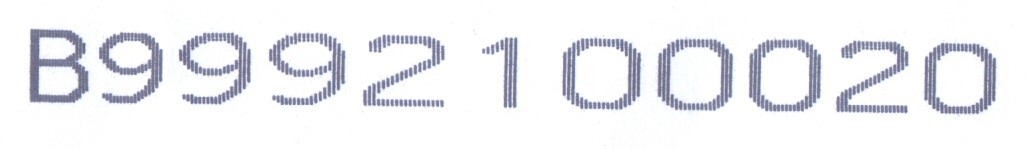
#> input picture test.jpg, 1027 x 149 px
$ python -i Character_bounding_box.py   (imports and definitions only)
#> lines starting #> are read from the running program, lines starting #| are printed output that depends on the picture; after the words box and inside, x2 and y2 are one past the last pixel; in counts of white or black regions, pixels touching at a corner belong together

from PIL import Image

from labels import label_parser
import cv2
import os
import pytesseract
import numpy  as np
import pytesseract as pytesseract

from labeled_entries import labelled_entry
from pytesseract import Output

tesseract_location ='C:\Program Files (x86)\Tesseract-OCR'
def extract_characters(image_path):
#> called with image_path = 'test.jpg'
    output_folder=r"./demo"
    returned_labels = []
    image= cv2.imread(image_path)
#> image is the input picture: shape (149, 1027, 3); mean B, G, R 241.8, 238.2, 237.6
    # image = label_parser.add_border_to_image(img)

    gray = cv2.cvtColor(image, cv2.COLOR_BGR2GRAY)
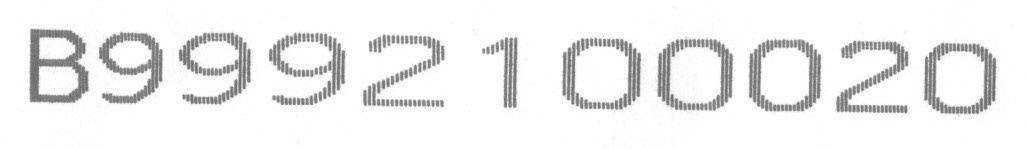
#> gray: shape (149, 1027); min 101, max 255, mean 238.5


    blurred = cv2.GaussianBlur(gray, (3, 3), 0)
    #thresh = cv2.adaptiveThreshold(blurred, 255, cv2.ADAPTIVE_THRESH_GAUSSIAN_C, cv2.THRESH_BINARY,11,2)
    cv2.imwrite("./demo/blurred_image"+".png",  blurred)
    # cv2.imwrite("./output/test-blurred.png", blurred)

    otsu_threshold, image_result = cv2.threshold(blurred, 0, 255, cv2.THRESH_BINARY + cv2.THRESH_OTSU)
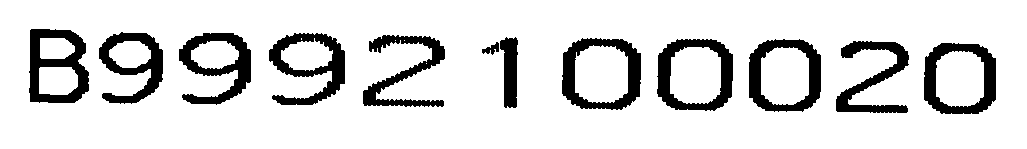
#> image_result: shape (149, 1027); 85.4% white; 12 black regions, largest, box (x1, y1, x2, y2) and area: (562, 38, 641, 110) 2283, (29, 29, 89, 103) 2274, (657, 39, 733, 111) 2231
#> otsu_threshold = 203
    thresh =  image_result
    # gray = cv2.cvtColor(thresh, cv2.COLOR_BGR2RGB)

    _, binary_image = cv2.threshold(thresh, 0, 255, cv2.THRESH_BINARY_INV | cv2.THRESH_OTSU)
#> binary_image: shape (149, 1027); 14.6% white; 12 white regions
    #needs to be inverted bcz findcontour get perfect contours in binary image
    cv2.imwrite("./demo/bianry_image"+".png", binary_image)

    # cv2.imshow('img',binary_image)
    contours, _ = cv2.findContours(binary_image, cv2.RETR_EXTERNAL, cv2.CHAIN_APPROX_SIMPLE)
#> contours = 12 contours; largest, box (x1, y1, x2, y2) and area: (562, 38, 641, 110) 4834, (657, 39, 733, 111) 4671, (749, 39, 821, 112) 4505, (924, 43, 996, 114) 4434, (29, 29, 89, 103) 3808
    print("contourslen",len(contours))
#| contourslen 12
    character_count = 0
    _, binary_image = cv2.threshold(binary_image, 0, 255, cv2.THRESH_BINARY_INV )
    image_paths=[]

    for contour in contours:
        # print("contour",contour)
        x, y, w, h = cv2.boundingRect(contour)

        # cv2.rectangle(binary_image, (x-2, y-2), (x + w+1, y + h+1), (0 ,0, 0), 1)

        character= binary_image[y-2:y + h+2, x-2:x + w+2]
        # print(character)
        # custom_oem_psm_config = r'--oem 3 --psm 6'
        cv2.imwrite("./demo/Character_image"+str(character_count)+".png", character)
        character_path="./demo/Character_image"+str(character_count)+".png"
        # blurred = cv2.GaussianBlur(character, (3, 3), 0)
        text=pytesseract.image_to_string( character_path)
        # print("text is ",text)
        image_paths.append("./demo/Character_image"+str(character_count)+".png")


        # List of image paths to be merged
        # image_paths = ['image1.jpg', 'image2.jpg', 'image3.jpg']


        gray = cv2.cvtColor(character, cv2.COLOR_BGR2RGB)
        # [20 lines of commented-out code are left out]

        character_count += 1
#> this loop made 1 pass
#> (x, y, w, h, character_path) on pass 1: (924, 43, 72, 71, './demo/Character_image0.png')
#> pass 1, in extract_characters, `character= binary_image[y-2:y + h+2, x-2:x + w+2]`:
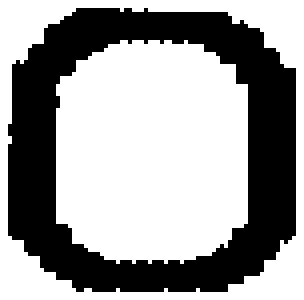
#> character: shape (75, 76) (shown 4 times larger); 61.6% white; 1 black region, box (x1, y1, x2, y2) and area: (2, 2, 74, 73) 2187
#> after the loop, character_count = 0; image_paths = []


# List of character image paths
    # character_paths = ['char1.png', 'char2.png', 'char3.png']

    # Apply OCR using Pytesseract to extract text for each character image
    # for i, image_path in enumerate(image_paths):
    #     # Load the character image
    #     character_image = cv2.imread(image_path)

    #     # Convert the image to grayscale
    #     gray_image = cv2.cvtColor(character_image, cv2.COLOR_BGR2GRAY)

    #     # Apply thresholding to create a binary image
    #     _, binary_image = cv2.threshold(gray_image, 127, 255, cv2.THRESH_BINARY_INV)

    #     # Apply OCR using Pytesseract to extract text
    #     character_text = pytesseract.image_to_string(binary_image,config= '--oem 3  -l eng --psm 10 outputbase digits')
    #     # print(f"Character {i+1}: {character_text}")


    # Open all the images
    images = [Image.open(path) for path in image_paths]

    # Calculate the maximum width and height among all images
    max_width = max(image.width for image in images)
    max_height = max(image.height for image in images)

    # Create a new blank image with the size to accommodate all images
    merged_image = Image.new('RGB', size = ((max_width * len(images)+50,max_height+50)),color = (255, 255, 255))

    # Paste each image onto the merged image
    x_offset = 0
    for image in images:
        merged_image.paste(image, (x_offset+20, 20))
        x_offset += image.width

    # Save the merged image as a PNG file
    merged_image .save('./demo/merged_image.png')
    # [6 lines of commented-out code are left out]
    merged_image=np.array(merged_image)
    # height,width = merged_image.shape[:2]
    im = Image.open('./demo/merged_image.png')

#image size
    # width = im.size[0]
    height = im.size[1]
    text=pytesseract.image_to_boxes( merged_image,config='--psm 10').split("\n")
    print("text is\n",text)
    for i in text:
        print("i in text",i)
        if i:
            (left, upper, right, lower) = list(map(int, i.split(" ")[1:-1]))

            upper = height - upper
            lower = height - lower
            extracted_image = merged_image[lower:upper, left:right]
    #         # extracted_image = self.add_border_to_image(extracted_image)

    #         if dump_test_messages == 1:
    #             print("Shapes", img.shape, thresh.shape, extracted_image.shape, extracted_image.size)
    #             print("Label:" , str(i[0]), left, upper, right, lower)

            if np.sum(extracted_image == 0):
                aspect_ratio = extracted_image.shape[0]/extracted_image.shape[1]
                new_entry=labelled_entry(str(i[0]), extracted_image, "", aspect_ratio)
                returned_labels.append(new_entry)

                # label_parser.xor_area(merged_image, 255, left, upper, right, lower)
                # label_parser.draw_box_area(merged_image, 100, left, upper, right, lower)

    #             #index = index + 1
    # cv2.imwrite("./output/extracted_data.png", extracted_data)
    # cv2.imwrite("./output/test_boxes.png", thresh_copy)

    # # img=cv2.imread(merged_image, cv2.IMREAD_COLOR)
    # img=cv2.cvtColor( merged_image, cv2.COLOR_BGR2GRAY)

    # # img = self.add_border_to_image(img)
    # # height,width = img.shape

    # # cv2.imwrite("./output/test-original.png", img)
    # blurred = cv2.GaussianBlur(img, (3, 3), 0)
    # #thresh = cv2.adaptiveThreshold(blurred, 255, cv2.ADAPTIVE_THRESH_GAUSSIAN_C, cv2.THRESH_BINARY,11,2)

    # otsu_threshold, image_result = cv2.threshold(img, 0, 255, cv2.THRESH_BINARY + cv2.THRESH_OTSU,)
    # thresh =  image_result

    # # cv2.imwrite("./output/test0.png", image_result)

    # #text = pytesseract.image_to_boxes(thresh).split("\n")
    # text = pytesseract.image_to_boxes(img, config= '--psm 10').split("\n")

    # print("text = " , text, len(text))


    image_with_rectangles_path = os.path.join(output_folder, 'image_with_rectangles.png')
    # [4 lines of commented-out code are left out]
    cv2.imwrite("./demo/image_with_rectangles.png",binary_image)
    # [5 lines of commented-out code are left out]
    return returned_labels, len(returned_labels)


# [6 lines of commented-out code are left out]

#> (the run stopped early here; a loop or call above may not have finished)

$ run again, on Printing.png
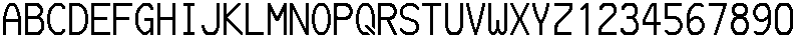
#> input picture Printing.png, 798 x 38 px
#> in extract_characters, image is the input picture: shape (38, 798, 3); min 0, max 255, mean 191.7
#> in extract_characters, `blurred = cv2.GaussianBlur(gray, (3, 3), 0)`:
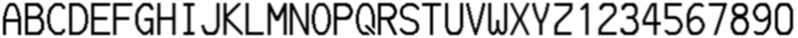
#> blurred: shape (38, 798); min 0, max 255, mean 191.7
#> in extract_characters, `otsu_threshold, image_result = cv2.threshold(blurred, 0, 255, cv2.THRE..`:
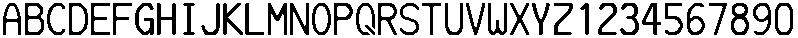
#> image_result: shape (38, 798); 73.1% white; 37 black regions, largest, box (x1, y1, x2, y2) and area: (25, 3, 44, 35) 299, (268, 3, 287, 35) 294, (731, 3, 749, 35) 294
#> otsu_threshold = 149
#> binary_image: shape (38, 798); 26.9% white; 37 white regions
#> contours = 37 contours; largest, box (x1, y1, x2, y2) and area: (25, 3, 44, 35) 516, (69, 3, 88, 35) 503, (775, 3, 793, 35) 483, (312, 3, 331, 35) 461, (731, 3, 749, 35) 439
#| contourslen 37
#> the loop in extract_characters, `for contour in contours: # print("contour",contour)` made 1 pass
#> (x, y, w, h, character_path) on pass 1: (365, 25, 10, 10, './demo/Character_image0.png')
#> after the loop in extract_characters, `for contour in contours:`: character_count = 0; image_paths = []

$ run again, on print_lower_case.png
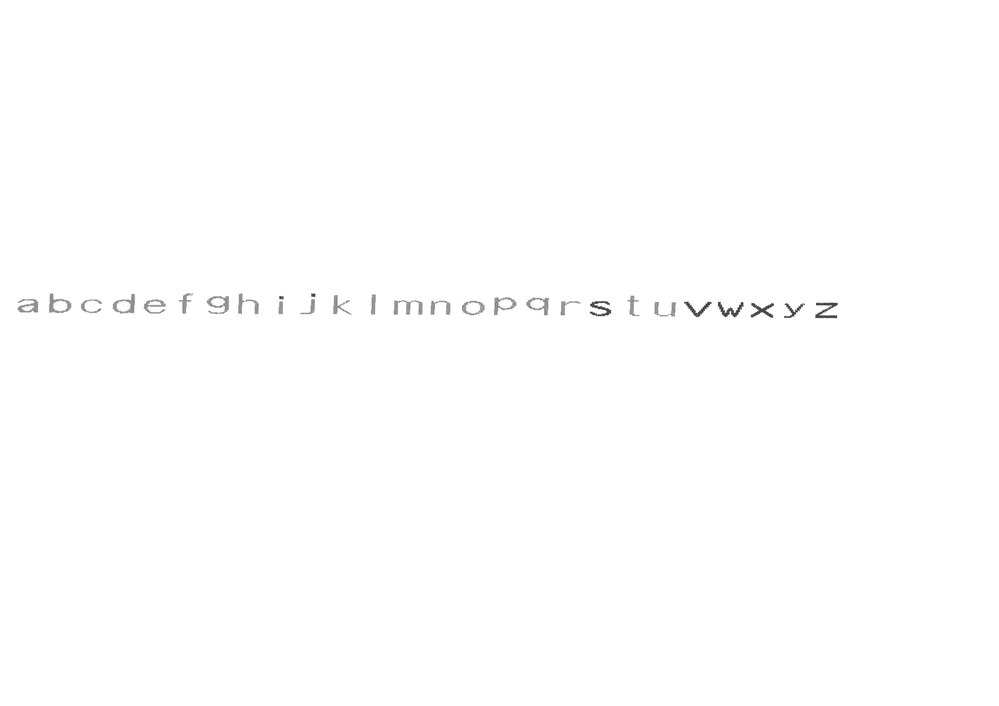
#> input picture print_lower_case.png, 999 x 706 px, shrunk from 3508 x 2480 before the run
#> in extract_characters, image is the input picture: shape (706, 999, 3); min 40, max 255, mean 254.4
#> in extract_characters, `otsu_threshold, image_result = cv2.threshold(blurred, 0, 255, cv2.THRE..`:
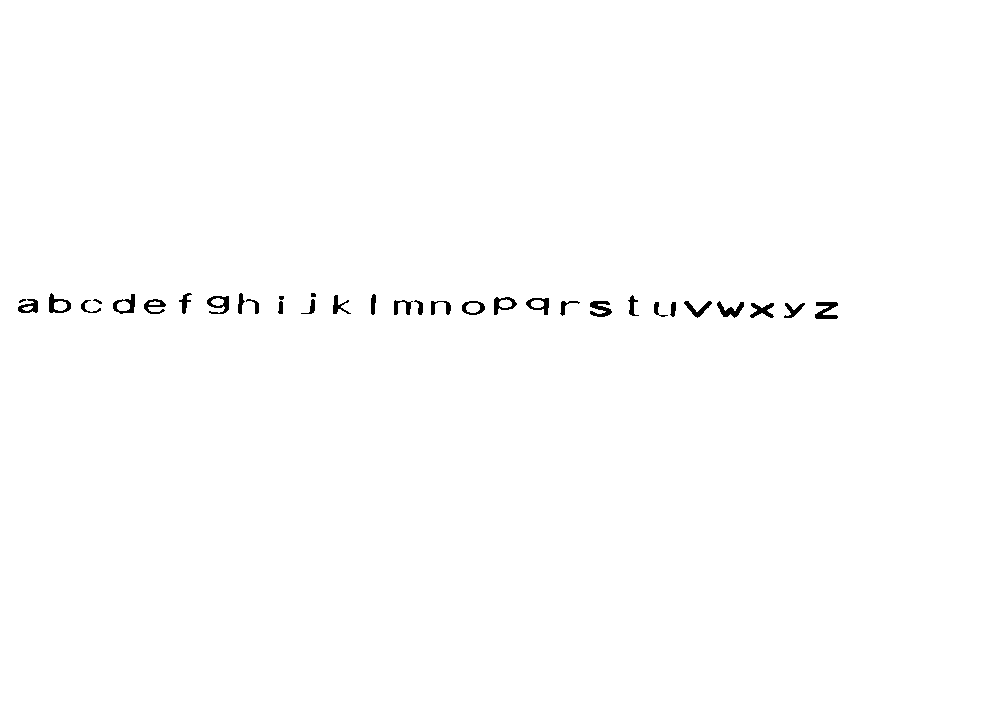
#> image_result: shape (706, 999); 99.4% white; 33 black regions (3 under 20 px), largest, box (x1, y1, x2, y2) and area: (815, 302, 838, 319) 238, (590, 301, 612, 317) 214, (717, 301, 744, 318) 206
#> otsu_threshold = 209
#> binary_image: shape (706, 999); 0.56% white; 33 white regions (3 under 20 px)
#> contours = 33 contours, 4 with area under 20; largest, box (x1, y1, x2, y2) and area: (49, 293, 71, 313) 266, (113, 294, 135, 314) 258, (462, 301, 485, 315) 234, (494, 297, 517, 315) 230, (207, 296, 229, 314) 228
#| contourslen 33
#> the loop in extract_characters, `for contour in contours: # print("contour",contour)` made 1 pass
#> (x, y, w, h, character_path) on pass 1: (784, 303, 21, 15, './demo/Character_image0.png')
#> after the loop in extract_characters, `for contour in contours:`: character_count = 0; image_paths = []

$ run again, on print_special_characters.png
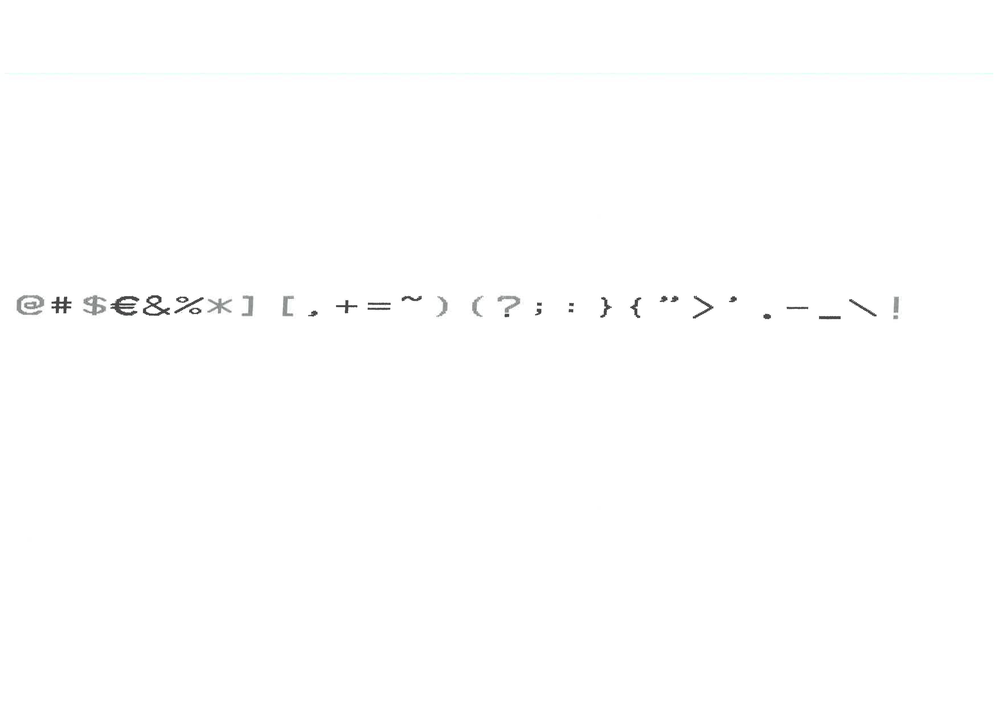
#> input picture print_special_characters.png, 999 x 706 px, shrunk from 3508 x 2480 before the run
#> in extract_characters, image is the input picture: shape (706, 999, 3); mean B, G, R 254.3, 254.3, 254.3
#> in extract_characters, `otsu_threshold, image_result = cv2.threshold(blurred, 0, 255, cv2.THRE..`:
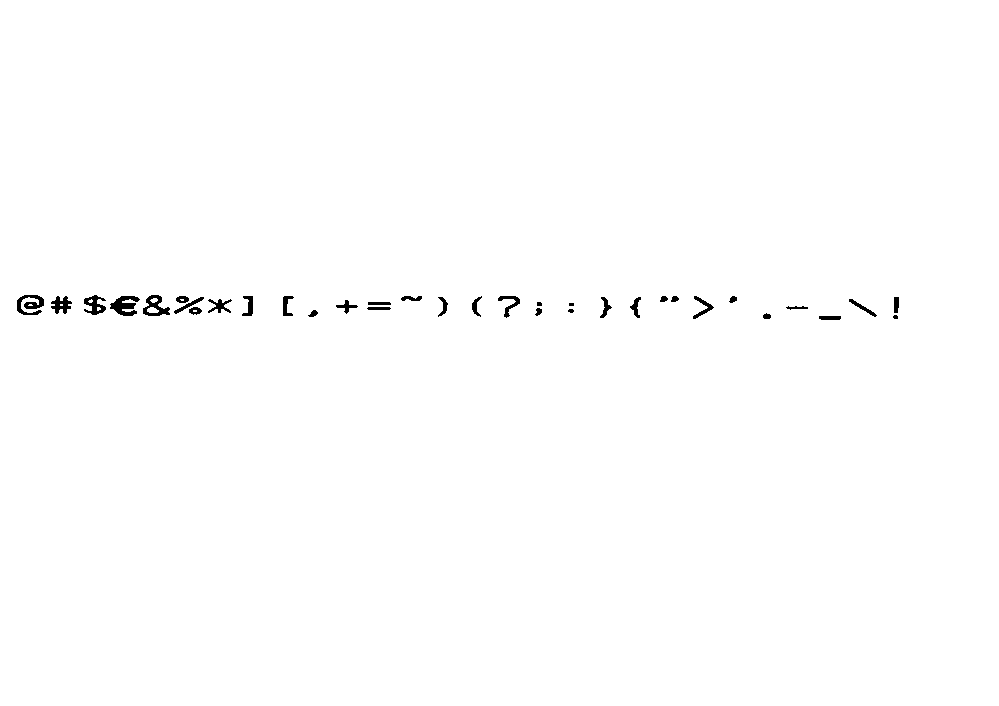
#> image_result: shape (706, 999); 99.5% white; 35 black regions (4 under 20 px), largest, box (x1, y1, x2, y2) and area: (110, 296, 140, 316) 349, (17, 295, 44, 315) 306, (143, 295, 170, 316) 277
#> otsu_threshold = 200
#> binary_image: shape (706, 999); 0.52% white; 35 white regions (4 under 20 px)
#> contours = 35 contours, 4 with area under 20; largest, box (x1, y1, x2, y2) and area: (143, 295, 170, 316) 316, (110, 296, 140, 316) 284, (17, 295, 44, 315) 236, (84, 295, 106, 315) 218, (51, 296, 72, 314) 180
#| contourslen 35
#> the loop in extract_characters, `for contour in contours: # print("contour",contour)` made 1 pass
#> (x, y, w, h, character_path) on pass 1: (819, 316, 22, 4, './demo/Character_image0.png')
#> after the loop in extract_characters, `for contour in contours:`: character_count = 0; image_paths = []
